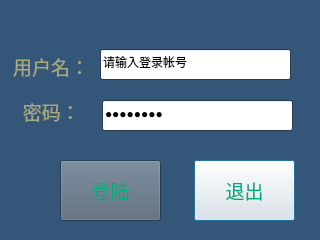
<?xml version="1.0" encoding="UTF-8"?>
<ui version="4.0">
 <class>LoginDlg</class>
 <widget class="QDialog" name="LoginDlg">
  <property name="geometry">
   <rect>
    <x>0</x>
    <y>0</y>
    <width>320</width>
    <height>240</height>
   </rect>
  </property>
  <property name="palette">
   <palette>
    <active>
     <colorrole role="WindowText">
      <brush brushstyle="SolidPattern">
       <color alpha="255">
        <red>170</red>
        <green>170</green>
        <blue>127</blue>
       </color>
      </brush>
     </colorrole>
     <colorrole role="ButtonText">
      <brush brushstyle="SolidPattern">
       <color alpha="255">
        <red>0</red>
        <green>170</green>
        <blue>127</blue>
       </color>
      </brush>
     </colorrole>
     <colorrole role="Base">
      <brush brushstyle="SolidPattern">
       <color alpha="255">
        <red>255</red>
        <green>255</green>
        <blue>255</blue>
       </color>
      </brush>
     </colorrole>
     <colorrole role="Window">
      <brush brushstyle="SolidPattern">
       <color alpha="255">
        <red>52</red>
        <green>86</green>
        <blue>120</blue>
       </color>
      </brush>
     </colorrole>
    </active>
    <inactive>
     <colorrole role="WindowText">
      <brush brushstyle="SolidPattern">
       <color alpha="255">
        <red>170</red>
        <green>170</green>
        <blue>127</blue>
       </color>
      </brush>
     </colorrole>
     <colorrole role="ButtonText">
      <brush brushstyle="SolidPattern">
       <color alpha="255">
        <red>0</red>
        <green>170</green>
        <blue>127</blue>
       </color>
      </brush>
     </colorrole>
     <colorrole role="Base">
      <brush brushstyle="SolidPattern">
       <color alpha="255">
        <red>255</red>
        <green>255</green>
        <blue>255</blue>
       </color>
      </brush>
     </colorrole>
     <colorrole role="Window">
      <brush brushstyle="SolidPattern">
       <color alpha="255">
        <red>52</red>
        <green>86</green>
        <blue>120</blue>
       </color>
      </brush>
     </colorrole>
    </inactive>
    <disabled>
     <colorrole role="WindowText">
      <brush brushstyle="SolidPattern">
       <color alpha="255">
        <red>120</red>
        <green>120</green>
        <blue>120</blue>
       </color>
      </brush>
     </colorrole>
     <colorrole role="ButtonText">
      <brush brushstyle="SolidPattern">
       <color alpha="255">
        <red>120</red>
        <green>120</green>
        <blue>120</blue>
       </color>
      </brush>
     </colorrole>
     <colorrole role="Base">
      <brush brushstyle="SolidPattern">
       <color alpha="255">
        <red>52</red>
        <green>86</green>
        <blue>120</blue>
       </color>
      </brush>
     </colorrole>
     <colorrole role="Window">
      <brush brushstyle="SolidPattern">
       <color alpha="255">
        <red>52</red>
        <green>86</green>
        <blue>120</blue>
       </color>
      </brush>
     </colorrole>
    </disabled>
   </palette>
  </property>
  <property name="windowTitle">
   <string>选择用户登录</string>
  </property>
  <widget class="QLineEdit" name="nameEdit">
   <property name="geometry">
    <rect>
     <x>100</x>
     <y>49</y>
     <width>191</width>
     <height>31</height>
    </rect>
   </property>
   <property name="text">
    <string>请输入登录帐号</string>
   </property>
   <property name="cursorPosition">
    <number>7</number>
   </property>
  </widget>
  <widget class="QLineEdit" name="pwdEdit">
   <property name="geometry">
    <rect>
     <x>102</x>
     <y>100</y>
     <width>191</width>
     <height>31</height>
    </rect>
   </property>
   <property name="text">
    <string>请输入对应的密码</string>
   </property>
   <property name="echoMode">
    <enum>QLineEdit::PasswordEchoOnEdit</enum>
   </property>
  </widget>
  <widget class="QPushButton" name="quitBtn">
   <property name="geometry">
    <rect>
     <x>194</x>
     <y>160</y>
     <width>101</width>
     <height>61</height>
    </rect>
   </property>
   <property name="font">
    <font>
     <family>微软雅黑 Light</family>
     <pointsize>14</pointsize>
    </font>
   </property>
   <property name="text">
    <string>退出</string>
   </property>
  </widget>
  <widget class="QPushButton" name="loginBtn">
   <property name="geometry">
    <rect>
     <x>60</x>
     <y>160</y>
     <width>101</width>
     <height>61</height>
    </rect>
   </property>
   <property name="palette">
    <palette>
     <active>
      <colorrole role="Button">
       <brush brushstyle="SolidPattern">
        <color alpha="255">
         <red>85</red>
         <green>102</green>
         <blue>119</blue>
        </color>
       </brush>
      </colorrole>
     </active>
     <inactive>
      <colorrole role="Button">
       <brush brushstyle="SolidPattern">
        <color alpha="255">
         <red>85</red>
         <green>102</green>
         <blue>119</blue>
        </color>
       </brush>
      </colorrole>
     </inactive>
     <disabled>
      <colorrole role="Button">
       <brush brushstyle="SolidPattern">
        <color alpha="255">
         <red>85</red>
         <green>102</green>
         <blue>119</blue>
        </color>
       </brush>
      </colorrole>
     </disabled>
    </palette>
   </property>
   <property name="font">
    <font>
     <family>微软雅黑 Light</family>
     <pointsize>14</pointsize>
    </font>
   </property>
   <property name="text">
    <string>登陆</string>
   </property>
  </widget>
  <widget class="QLabel" name="label">
   <property name="geometry">
    <rect>
     <x>13</x>
     <y>51</y>
     <width>81</width>
     <height>31</height>
    </rect>
   </property>
   <property name="font">
    <font>
     <family>微软雅黑 Light</family>
     <pointsize>14</pointsize>
    </font>
   </property>
   <property name="text">
    <string>用户名：</string>
   </property>
  </widget>
  <widget class="QLabel" name="label_2">
   <property name="geometry">
    <rect>
     <x>13</x>
     <y>101</y>
     <width>71</width>
     <height>21</height>
    </rect>
   </property>
   <property name="font">
    <font>
     <family>微软雅黑 Light</family>
     <pointsize>14</pointsize>
    </font>
   </property>
   <property name="text">
    <string>  密码：</string>
   </property>
  </widget>
 </widget>
 <resources/>
 <connections/>
</ui>
